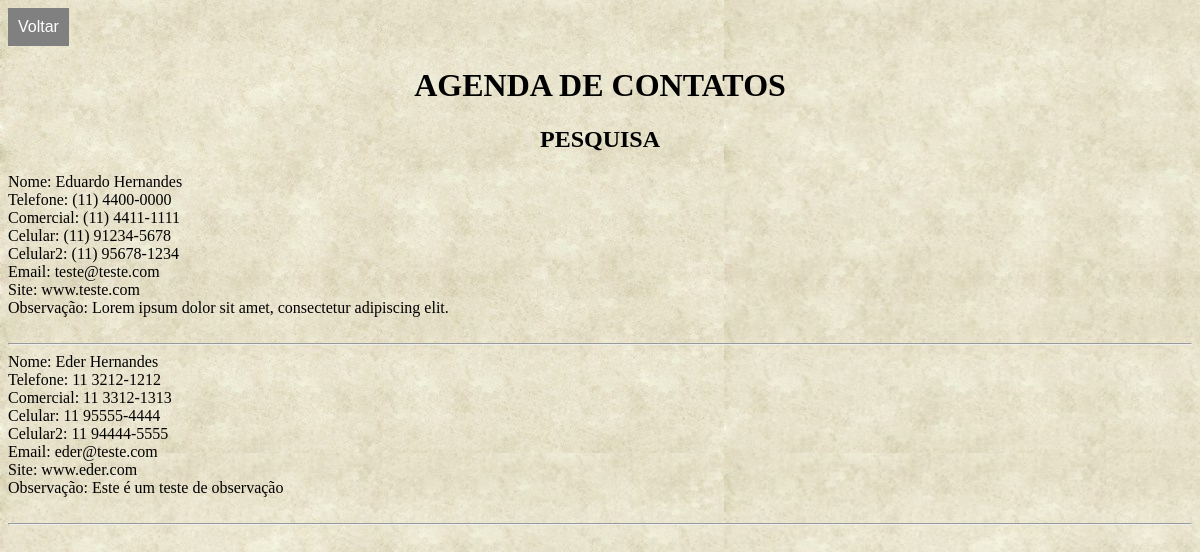
The app's page /pesquisa_agenda.php with its own data.
### tables this page shows
CREATE TABLE `agenda` (
  `Id_contato` int(5) NOT NULL,
  `Nome` char(50) DEFAULT NULL,
  `Telefone` char(15) DEFAULT NULL,
  `Comercial` char(15) DEFAULT NULL,
  `Celular` char(15) DEFAULT NULL,
  `Celular2` char(15) DEFAULT NULL,
  `Email` char(100) DEFAULT NULL,
  `Wsite` char(100) DEFAULT NULL,
  `Observacao` char(100) DEFAULT NULL
);

### pesquisa_agenda.php (the view, shortened to what this page needs)
<head>
    <link rel="stylesheet" href="style.css">
</head>
<body>
    <a href="index.php"><button title="Homepage">Voltar</button></a>
    <div class="center">
        <h1>AGENDA DE CONTATOS</h1>
        <h2>PESQUISA</h2>
    </div>
    <?php
        include "config.php";
        $inicial = $_GET['contato'];
        if ($inicial === '#') {
           $sql = "SELECT * FROM agenda";
        } else{
            $sql = "SELECT * FROM agenda where nome LIKE '$inicial%'";
        }
        $result = mysqli_query($db,$sql);
        if ($result) {
            while ($dados = mysqli_fetch_array($result)) {
                echo "Nome: ".$dados['Nome']."<br>";
                echo "Telefone: ".$dados['Telefone']."<br>";
                echo "Comercial: ".$dados['Comercial']."<br>";
                echo "Celular: ".$dados['Celular']."<br>";
                echo "Celular2: ".$dados['Celular2']."<br>";
                echo "Email: ".$dados['Email']."<br>";
                echo "Site: ".$dados['Wsite']."<br>";
                echo "Observação: ".$dados['Observacao']."<br><br><hr>";
            }
        }
        ?>
</body>

### style.css (style rules this page uses)
body { background-image: url(img/background.jpg); }
button { background-color:gray; border: none; color:white; font-size: 16px; cursor:pointer; padding:10px; }
.center { text-align: center; }

### records on screen
agenda: Nome "Eduardo Hernandes", Telefone "(11) 4400-0000", Comercial "(11) 4411-1111", Celular "(11) 91234-5678", Celular2 "(11) 95678-1234", Email "teste@teste.com", Wsite "www.teste.com", Observacao "Lorem ipsum dolor sit amet, consectetur adipiscing elit."
agenda: Nome "Eder Hernandes", Telefone "11 3212-1212", Comercial "11 3312-1313", Celular "11 95555-4444", Celular2 "11 94444-5555", Email "eder@teste.com", Wsite "www.eder.com", Observacao "Este é um teste de observação"
